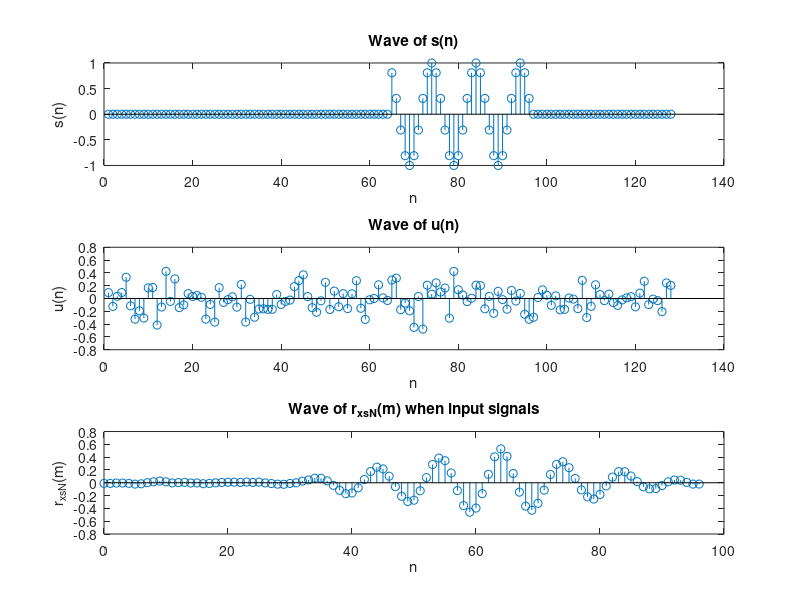

Reproduce this figure in MATLAB.
% sp_lab_2_5

% 给定参数
N = 128;
N_prime = 32;
omega = 0.2 * pi;
n_0 = 64;
S = 1;

n = 1:N_prime;
s = cos(omega * n);
s = [zeros(1, n_0), s, zeros(1, N - n_0 - N_prime)];
subplot(3, 1, 1);
stem((1:128), s);
xlabel('n');
ylabel('s(n)');
title('Wave of s(n)');

% 设置噪声样本序列的均值和标准差
% rng(2023);
mu = 0;

sigma = 0.2;

% 生成正态分布随机噪声样本序列
u = normrnd(mu, sigma, [1, N]);
subplot(3, 1, 2);
stem((1:128), u);
xlabel('n');
ylabel('u(n)');
title('Wave of u(n)');

x = s + u;
subplot(3, 1, 3);
stem((1:128), x);
xlabel('n');
ylabel('x(n)');
title('Wave of x(n)');

rxsN = zeros(1, 97);

for m = 0:96

    for n = m + 1:m + N_prime
        rxsN(m + 1) = rxsN(m + 1) + x(n) * cos(omega * (n - m));
    end

    rxsN(m + 1) = rxsN(m + 1) / N_prime;
end

stem((0:96), rxsN);
xlabel('n');
ylabel('r_{xsN}(m)');
title('Wave of r_{xsN}(m) when input signals');
